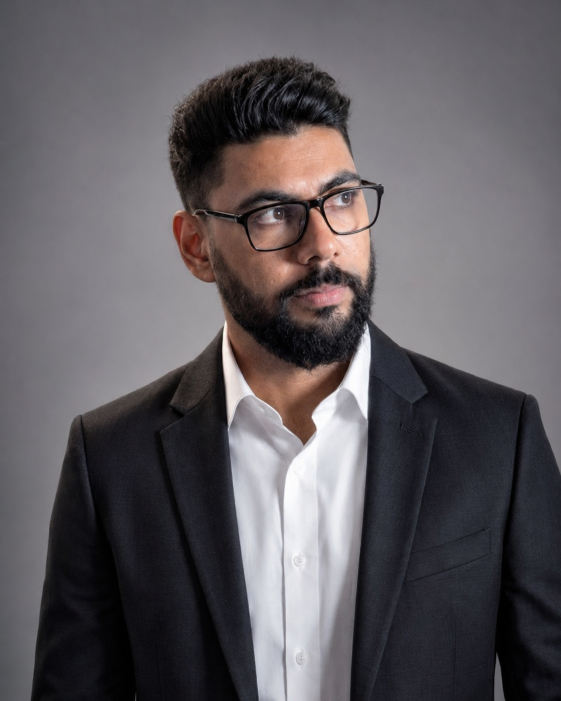
#> input picture cv.png, 1122 x 1402 px, found by its file name (shown at 1/2 size)
$ jupyter execute --allow-errors 'visualizing convulational operations.ipynb'
#> lines starting #> are read from the running program, lines starting #| are printed output that depends on the picture
[cell 1]
import math
import shutil
import requests
import numpy as np
from io import BytesIO
import matplotlib.pyplot as plt
from PIL import Image

[cell 2]
def open_and_resize(file,resize=(200,200)):
#> called with file = 'cv.PNG', resize = (200, 200)
    if file.startswith("http"):
        res = requests.get(file)
        image = Image.open(BytesIO(res.content)).convert("RGB")
    else:
        image = Image.open(file).convert("RGB")
#> image is the input picture: PIL image 1122x1402 RGB; mean R, G, B 95, 90.6, 94.5
    w, h = image.size
#> w = 1122; h = 1402
    left = int((w-h)/2 if w > h else 0)
#> left = 0
    upper = int((h - w) / 2 if h > w else 0)
#> upper = 140
    right = int((w - (w - h) / 2) if w > h else w)
#> right = 1122
    lower = int(h - (h - w)/2 if h > w else h)
#> lower = 1262
    image = image.crop((left,upper,right,lower))
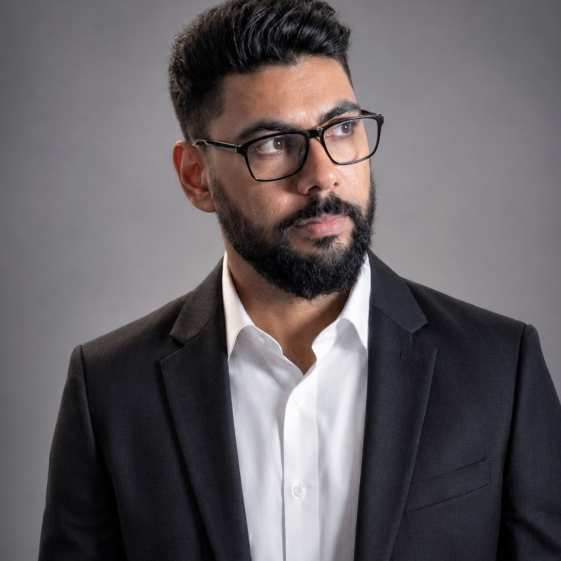
#> image: PIL image 1122x1122 RGB (shown at 1/2 size); mean R, G, B 99.3, 94.1, 97.6
    image.thumbnail(resize)
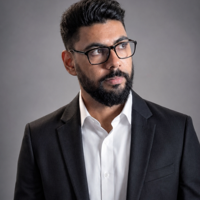
#> image: PIL image 200x200 RGB; mean R, G, B 99.5, 94.3, 97.7
    return image

[cell 3]
img = open_and_resize("cv.PNG")
plt.imshow(np.array(img))
np.array(img).shape
#> Out = (200, 200, 3)
#| (200, 200, 3)

[cell 4]
def conv_2d(image,filter,padding=0,stride=0):
#> called with filter = array of shape (3, 3, 3), padding = 0, stride = 0
    w,h,channels = image.shape
#> w = 200; h = 200; channels = 3
    f,f,_ = filter.shape

$ run again, with oussama-cv.PNG copied over cv.png
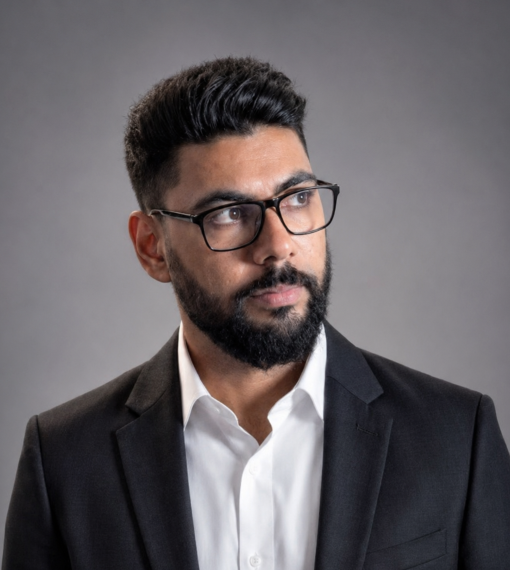
#> input picture oussama-cv.PNG, 1020 x 1140 px, found by its file name (shown at 1/2 size)
#> in open_and_resize, `image = image.crop((left,upper,right,lower))`:
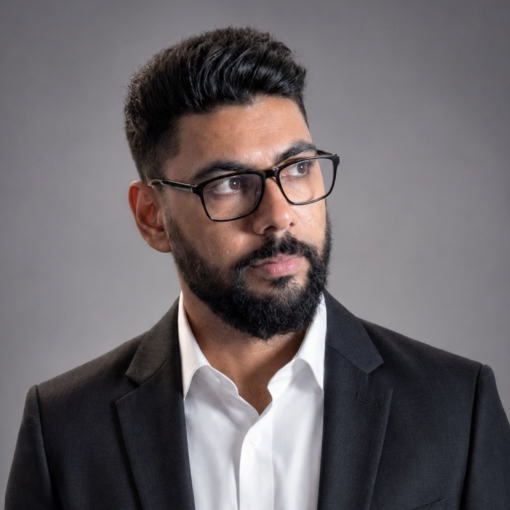
#> image: PIL image 1020x1020 RGB (shown at 1/2 size); mean R, G, B 106.2, 99.8, 102.7
#> in open_and_resize, `image.thumbnail(resize)`:
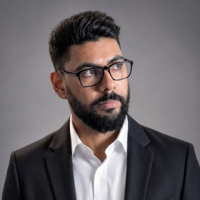
#> image: PIL image 200x200 RGB; mean R, G, B 106.3, 100, 102.9
#| (200, 200, 3)

$ run again, with cat.jpg saved as cv.png
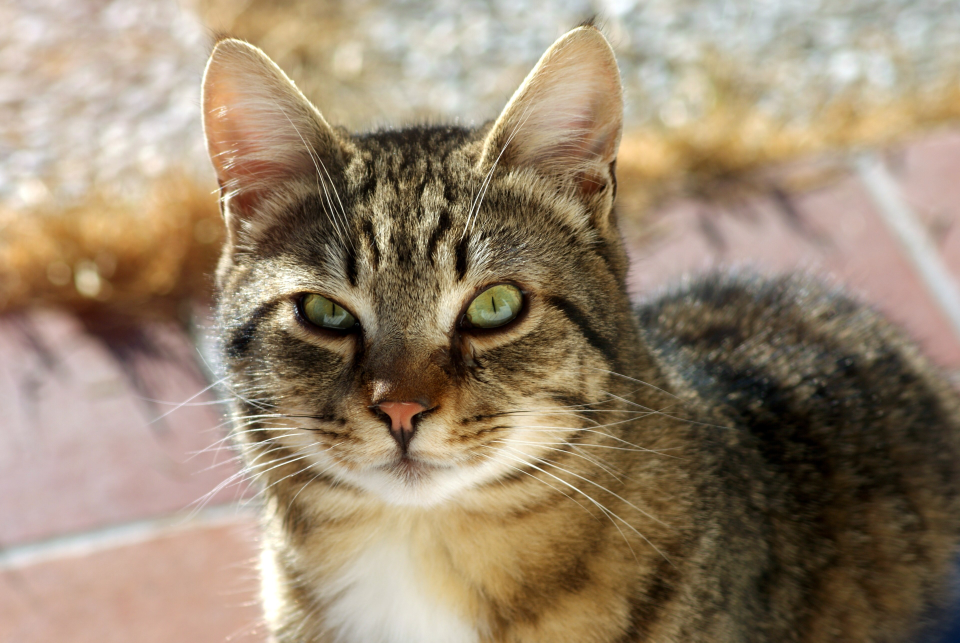
#> input picture cat.jpg, 3840 x 2571 px, found by its file name (shown at 1/4 size)
#> in open_and_resize, image is the input picture: PIL image 3840x2571 RGB; mean R, G, B 152.9, 134.8, 111.9
#> in open_and_resize, `image = image.crop((left,upper,right,lower))`:
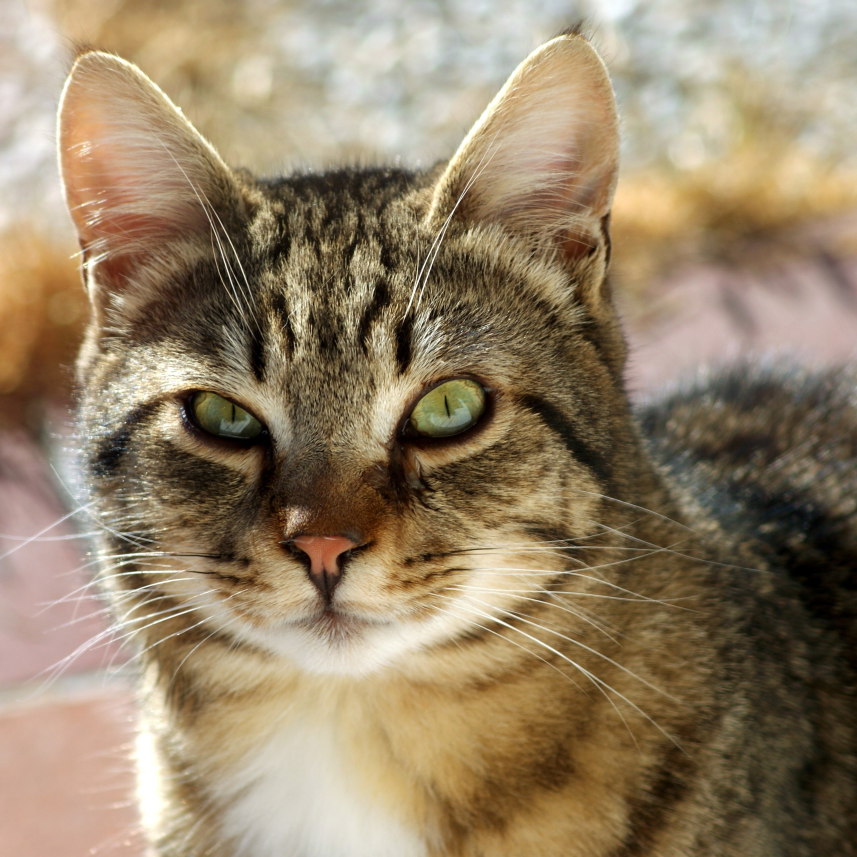
#> image: PIL image 2571x2571 RGB (shown at 1/3 size); mean R, G, B 148.6, 130.8, 104.3
#> in open_and_resize, `image.thumbnail(resize)`:
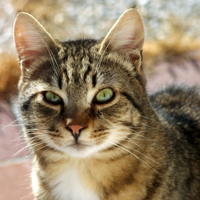
#> image: PIL image 200x200 RGB; mean R, G, B 148.5, 130.7, 104.2
#| (200, 200, 3)
